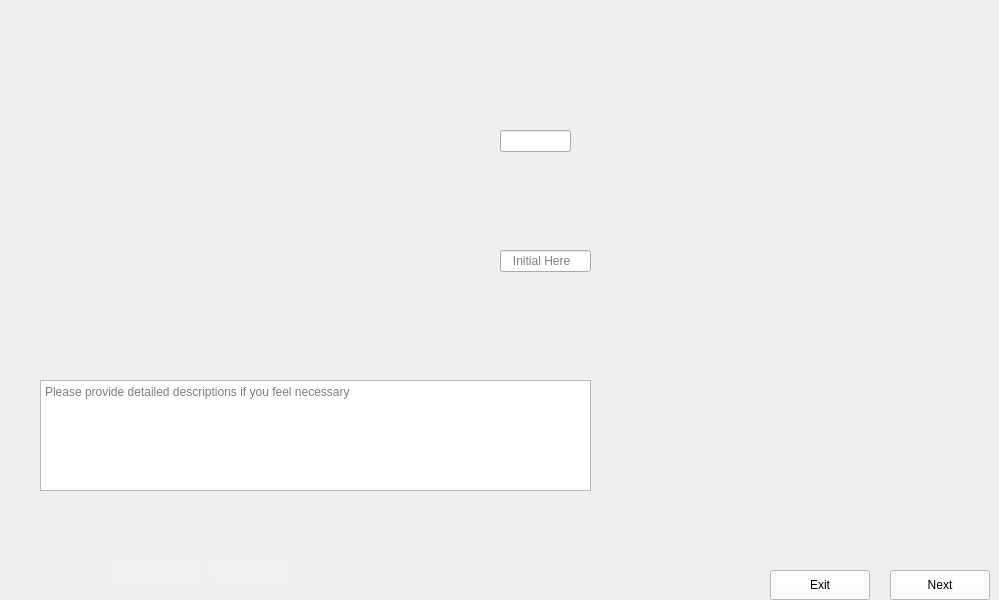
      <widget class="QWidget" name="Dice_First_Pillars_2">
       <property name="maximumSize">
        <size>
         <width>1024</width>
         <height>600</height>
        </size>
       </property>
       <property name="styleSheet">
        <string notr="true">border-image: url(:/images/images/Dice_First_Pillars_2.png);</string>
       </property>
       <widget class="QLineEdit" name="Dice_First_Pillars_2_Data">
        <property name="geometry">
         <rect>
          <x>500</x>
          <y>130</y>
          <width>71</width>
          <height>22</height>
         </rect>
        </property>
        <property name="styleSheet">
         <string notr="true">border-image:None;</string>
        </property>
       </widget>
       <widget class="QLineEdit" name="Dice_First_Pillars_2_Initial1">
        <property name="geometry">
         <rect>
          <x>500</x>
          <y>250</y>
          <width>91</width>
          <height>22</height>
         </rect>
        </property>
        <property name="styleSheet">
         <string notr="true">border-image:None;</string>
        </property>
        <property name="placeholderText">
         <string>   Initial Here</string>
        </property>
       </widget>
       <widget class="QLineEdit" name="Dice_First_Pillars_2_Dates">
        <property name="geometry">
         <rect>
          <x>110</x>
          <y>560</y>
          <width>91</width>
          <height>22</height>
         </rect>
        </property>
        <property name="styleSheet">
         <string notr="true">QLineEdit{
background-color: rgb(240, 240, 240);
border: none;
border-image:None;
}</string>
        </property>
       </widget>
       <widget class="QLineEdit" name="Dice_First_Pillars_2_Initial2">
        <property name="geometry">
         <rect>
          <x>210</x>
          <y>560</y>
          <width>81</width>
          <height>22</height>
         </rect>
        </property>
        <property name="styleSheet">
         <string notr="true">QLineEdit{
background-color: rgb(240, 240, 240);
border: none;
border-image:None;
}</string>
        </property>
       </widget>
       <widget class="QTextEdit" name="Dice_First_Pillars_2_Comments">
        <property name="geometry">
         <rect>
          <x>40</x>
          <y>380</y>
          <width>551</width>
          <height>111</height>
         </rect>
        </property>
        <property name="styleSheet">
         <string notr="true">border-image:None;</string>
        </property>
        <property name="placeholderText">
         <string>Please provide detailed descriptions if you feel necessary </string>
        </property>
       </widget>
       <widget class="QPushButton" name="Dice_First_Pillars_2_Next">
        <property name="geometry">
         <rect>
          <x>890</x>
          <y>570</y>
          <width>100</width>
          <height>30</height>
         </rect>
        </property>
        <property name="styleSheet">
         <string notr="true">QPushButton{
background-color: rgb(255, 255, 255);
height: 35px;
border-image:None;
}
QPushButton::hover{
background-color: rgb(0, 0, 255);
}
QPushButton:pressed{
padding-top:7px;
padding-top:7px;
}</string>
        </property>
        <property name="text">
         <string>Next</string>
        </property>
       </widget>
       <widget class="QPushButton" name="Dice_First_Pillars_2_Back">
        <property name="geometry">
         <rect>
          <x>770</x>
          <y>570</y>
          <width>100</width>
          <height>30</height>
         </rect>
        </property>
        <property name="styleSheet">
         <string notr="true">QPushButton{
background-color: rgb(255, 255, 255);
height: 35px;
border-image:None;
}
QPushButton::hover{
background-color: rgb(0, 0, 255);
}
QPushButton:pressed{
padding-top:7px;
padding-top:7px;
}</string>
        </property>
        <property name="text">
         <string>Exit</string>
        </property>
       </widget>
      </widget>
